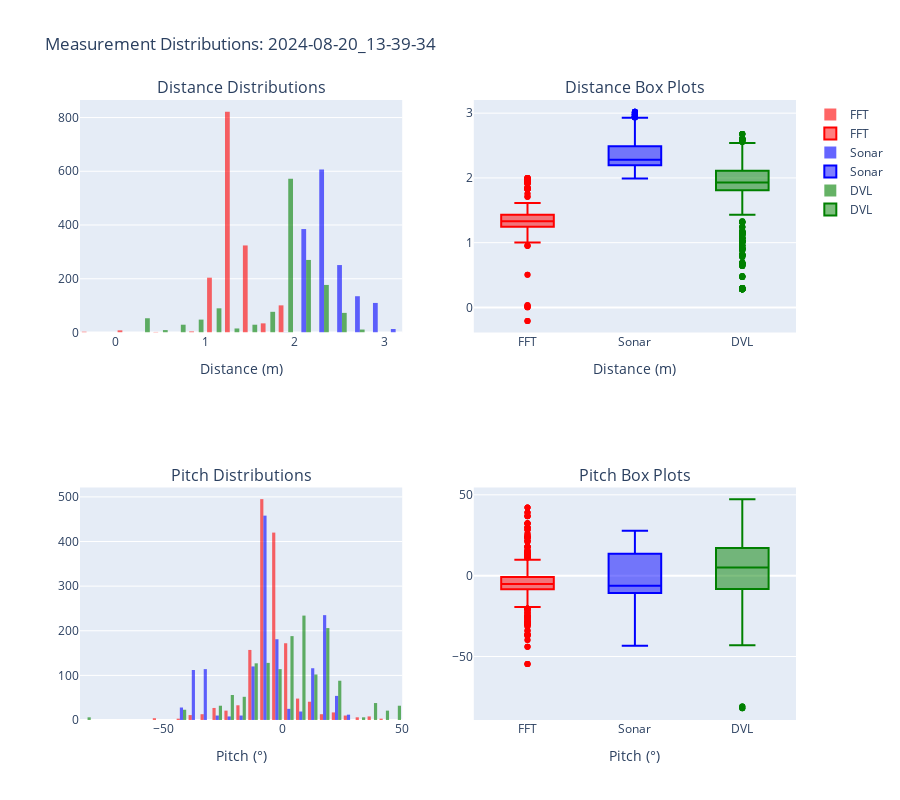
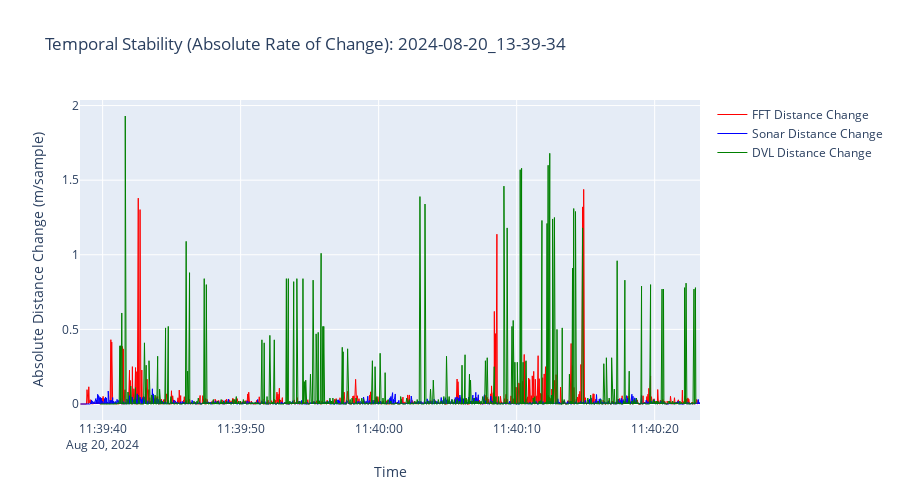
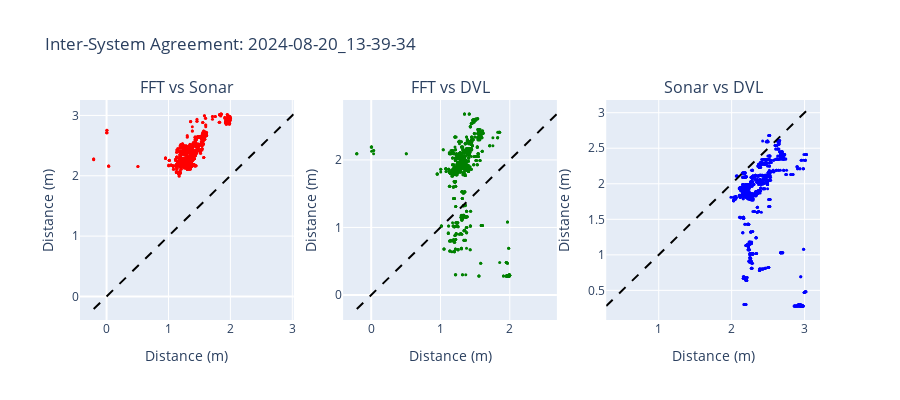

The notebook cell these images were saved under, in order:
### Markdown cell above
## 8. Position Statistics and Analysis

### Code cell
# Display detailed position statistics
if three_sync_df is not None and not three_sync_df.empty:
    # XY Position Summary
    print_xy_position_statistics(three_sync_df)
    
    # Distance and Pitch Statistics
    distance_pitch_stats = compute_distance_pitch_statistics(three_sync_df)
    print_distance_pitch_statistics(distance_pitch_stats)
    
    # Quality metrics (no ground truth needed)
    print_quality_metrics(three_sync_df)
    
    # Time series analysis
    print_timeseries_analysis(three_sync_df)
    
    # Generate and display statistical visualizations
    print("\n=== GENERATING STATISTICAL VISUALIZATIONS ===\n")
    stat_figs = create_statistics_visualizations(three_sync_df, TARGET_BAG)
    
    for name, fig in stat_figs.items():
        if fig is not None:
            print(f"Displaying {name.replace('_', ' ').title()}...")
            try:
                display(fig)
                save_path = PLOTS_DIR / f"{TARGET_BAG}_stats_{name}.html"
                fig.write_html(str(save_path))
                print(f"  ✓ Saved: {save_path.name}\n")
            except Exception as e:
                print(f"  ✗ Warning: Could not display/save - {e}\n")
    
    # Generate and display time series visualizations
    print("=== GENERATING TIME SERIES VISUALIZATIONS ===\n")
    ts_figs = create_timeseries_visualizations(three_sync_df, TARGET_BAG)
    
    for name, fig in ts_figs.items():
        if fig is not None:
            print(f"Displaying {name.replace('_', ' ').title()}...")
            try:
                display(fig)
                save_path = PLOTS_DIR / f"{TARGET_BAG}_timeseries_{name}.html"
                fig.write_html(str(save_path))
                print(f"  ✓ Saved: {save_path.name}\n")
            except Exception as e:
                print(f"  ✗ Warning: Could not display/save - {e}\n")
    
    # Additional detailed analysis if visualizer available
    if visualizer is not None:
        try:
            print("\n=== DETAILED POSITION ANALYSIS ===\n")
            visualizer.print_position_summary(three_sync_df)
        except Exception as e:
            print(f"Could not print detailed analysis: {e}")
else:
    print("✗ No synchronized data available for position analysis")

### Figure 1 — Plotly figure (JSON) as saved in the notebook; plotly's stock layout.template omitted (floating-point values rounded to 4 significant figures; data arrays with more than 128 entries replaced by an {"elided": "..."} marker saying what was removed)
{"data": [{"marker": {"color": "red"}, "name": "FFT", "nbinsx": 30, "opacity": 0.6, "type": "histogram", "x": {"elided": "1502 float values"}, "xaxis": "x", "yaxis": "y"}, {"marker": {"color": "red"}, "name": "FFT", "type": "box", "xaxis": "x2", "y": {"elided": "1502 float values"}, "yaxis": "y2"}, {"marker": {"color": "red"}, "name": "FFT", "nbinsx": 30, "opacity": 0.6, "showlegend": false, "type": "histogram", "x": {"elided": "1502 float values"}, "xaxis": "x3", "yaxis": "y3"}, {"marker": {"color": "red"}, "name": "FFT", "showlegend": false, "type": "box", "xaxis": "x4", "y": {"elided": "1502 float values"}, "yaxis": "y4"}, {"marker": {"color": "blue"}, "name": "Sonar", "nbinsx": 30, "opacity": 0.6, "type": "histogram", "x": {"elided": "1502 float values"}, "xaxis": "x", "yaxis": "y"}, {"marker": {"color": "blue"}, "name": "Sonar", "type": "box", "xaxis": "x2", "y": {"elided": "1502 float values"}, "yaxis": "y2"}, {"marker": {"color": "blue"}, "name": "Sonar", "nbinsx": 30, "opacity": 0.6, "showlegend": false, "type": "histogram", "x": {"elided": "1502 float values"}, "xaxis": "x3", "yaxis": "y3"}, {"marker": {"color": "blue"}, "name": "Sonar", "showlegend": false, "type": "box", "xaxis": "x4", "y": {"elided": "1502 float values"}, "yaxis": "y4"}, {"marker": {"color": "green"}, "name": "DVL", "nbinsx": 30, "opacity": 0.6, "type": "histogram", "x": {"elided": "1453 float values"}, "xaxis": "x", "yaxis": "y"}, {"marker": {"color": "green"}, "name": "DVL", "type": "box", "xaxis": "x2", "y": {"elided": "1453 float values"}, "yaxis": "y2"}, {"marker": {"color": "green"}, "name": "DVL", "nbinsx": 30, "opacity": 0.6, "showlegend": false, "type": "histogram", "x": {"elided": "1453 float values"}, "xaxis": "x3", "yaxis": "y3"}, {"marker": {"color": "green"}, "name": "DVL", "showlegend": false, "type": "box", "xaxis": "x4", "y": {"elided": "1453 float values"}, "yaxis": "y4"}], "layout": {"annotations": [{"font": {"size": 16}, "showarrow": false, "text": "Distance Distributions", "x": 0.225, "xanchor": "center", "xref": "paper", "y": 1, "yanchor": "bottom", "yref": "paper"}, {"font": {"size": 16}, "showarrow": false, "text": "Distance Box Plots", "x": 0.775, "xanchor": "center", "xref": "paper", "y": 1, "yanchor": "bottom", "yref": "paper"}, {"font": {"size": 16}, "showarrow": false, "text": "Pitch Distributions", "x": 0.225, "xanchor": "center", "xref": "paper", "y": 0.375, "yanchor": "bottom", "yref": "paper"}, {"font": {"size": 16}, "showarrow": false, "text": "Pitch Box Plots", "x": 0.775, "xanchor": "center", "xref": "paper", "y": 0.375, "yanchor": "bottom", "yref": "paper"}], "height": 800, "title": {"text": "Measurement Distributions: 2024-08-20_13-39-34"}, "xaxis": {"anchor": "y", "domain": [0, 0.45], "title": {"text": "Distance (m)"}}, "xaxis2": {"anchor": "y2", "domain": [0.55, 1], "title": {"text": "Distance (m)"}}, "xaxis3": {"anchor": "y3", "domain": [0, 0.45], "title": {"text": "Pitch (°)"}}, "xaxis4": {"anchor": "y4", "domain": [0.55, 1], "title": {"text": "Pitch (°)"}}, "yaxis": {"anchor": "x", "domain": [0.625, 1]}, "yaxis2": {"anchor": "x2", "domain": [0.625, 1]}, "yaxis3": {"anchor": "x3", "domain": [0, 0.375]}, "yaxis4": {"anchor": "x4", "domain": [0, 0.375]}}}

### Figure 2 — Plotly figure (JSON) as saved in the notebook; plotly's stock layout.template omitted (floating-point values rounded to 4 significant figures; data arrays with more than 128 entries replaced by an {"elided": "..."} marker saying what was removed)
{"data": [{"line": {"color": "red", "width": 1}, "mode": "lines", "name": "FFT Distance Change", "type": "scatter", "x": {"elided": "1502 str values"}, "y": {"elided": "1502 float values"}}, {"line": {"color": "blue", "width": 1}, "mode": "lines", "name": "Sonar Distance Change", "type": "scatter", "x": {"elided": "1502 str values"}, "y": {"elided": "1502 float values"}}, {"line": {"color": "green", "width": 1}, "mode": "lines", "name": "DVL Distance Change", "type": "scatter", "x": {"elided": "1502 str values"}, "y": {"elided": "1502 float values"}}], "layout": {"height": 500, "title": {"text": "Temporal Stability (Absolute Rate of Change): 2024-08-20_13-39-34"}, "xaxis": {"title": {"text": "Time"}}, "yaxis": {"title": {"text": "Absolute Distance Change (m/sample)"}}}}

### Figure 3 — Plotly figure (JSON) as saved in the notebook; plotly's stock layout.template omitted (floating-point values rounded to 4 significant figures; data arrays with more than 128 entries replaced by an {"elided": "..."} marker saying what was removed)
{"data": [{"marker": {"color": "red", "size": 3}, "mode": "markers", "showlegend": false, "type": "scatter", "x": {"elided": "1502 float values"}, "xaxis": "x", "y": {"elided": "1502 float values"}, "yaxis": "y"}, {"line": {"color": "black", "dash": "dash"}, "mode": "lines", "showlegend": false, "type": "scatter", "x": [-0.208, 3.024], "xaxis": "x", "y": [-0.208, 3.024], "yaxis": "y"}, {"marker": {"color": "green", "size": 3}, "mode": "markers", "showlegend": false, "type": "scatter", "x": {"elided": "1453 float values"}, "xaxis": "x2", "y": {"elided": "1453 float values"}, "yaxis": "y2"}, {"line": {"color": "black", "dash": "dash"}, "mode": "lines", "showlegend": false, "type": "scatter", "x": [-0.208, 2.68], "xaxis": "x2", "y": [-0.208, 2.68], "yaxis": "y2"}, {"marker": {"color": "blue", "size": 3}, "mode": "markers", "showlegend": false, "type": "scatter", "x": {"elided": "1453 float values"}, "xaxis": "x3", "y": {"elided": "1453 float values"}, "yaxis": "y3"}, {"line": {"color": "black", "dash": "dash"}, "mode": "lines", "showlegend": false, "type": "scatter", "x": [0.28, 3.024], "xaxis": "x3", "y": [0.28, 3.024], "yaxis": "y3"}], "layout": {"annotations": [{"font": {"size": 16}, "showarrow": false, "text": "FFT vs Sonar", "x": 0.1444, "xanchor": "center", "xref": "paper", "y": 1, "yanchor": "bottom", "yref": "paper"}, {"font": {"size": 16}, "showarrow": false, "text": "FFT vs DVL", "x": 0.5, "xanchor": "center", "xref": "paper", "y": 1, "yanchor": "bottom", "yref": "paper"}, {"font": {"size": 16}, "showarrow": false, "text": "Sonar vs DVL", "x": 0.8556, "xanchor": "center", "xref": "paper", "y": 1, "yanchor": "bottom", "yref": "paper"}], "height": 400, "title": {"text": "Inter-System Agreement: 2024-08-20_13-39-34"}, "xaxis": {"anchor": "y", "domain": [0, 0.2889], "title": {"text": "Distance (m)"}}, "xaxis2": {"anchor": "y2", "domain": [0.3556, 0.6444], "title": {"text": "Distance (m)"}}, "xaxis3": {"anchor": "y3", "domain": [0.7111, 1], "title": {"text": "Distance (m)"}}, "yaxis": {"anchor": "x", "domain": [0, 1], "title": {"text": "Distance (m)"}}, "yaxis2": {"anchor": "x2", "domain": [0, 1], "title": {"text": "Distance (m)"}}, "yaxis3": {"anchor": "x3", "domain": [0, 1], "title": {"text": "Distance (m)"}}}}
